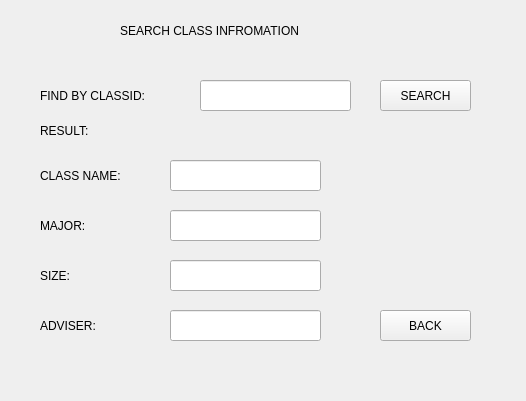
<?xml version="1.0" encoding="UTF-8"?>
<ui version="4.0">
 <class>findclass</class>
 <widget class="QWidget" name="findclass">
  <property name="geometry">
   <rect>
    <x>0</x>
    <y>0</y>
    <width>526</width>
    <height>401</height>
   </rect>
  </property>
  <property name="windowTitle">
   <string>Form</string>
  </property>
  <widget class="QLabel" name="label">
   <property name="geometry">
    <rect>
     <x>40</x>
     <y>80</y>
     <width>151</width>
     <height>31</height>
    </rect>
   </property>
   <property name="text">
    <string>FIND BY CLASSID:</string>
   </property>
  </widget>
  <widget class="QLineEdit" name="stu_find_classidIlineEdit">
   <property name="geometry">
    <rect>
     <x>200</x>
     <y>80</y>
     <width>151</width>
     <height>31</height>
    </rect>
   </property>
  </widget>
  <widget class="QLabel" name="label_2">
   <property name="geometry">
    <rect>
     <x>40</x>
     <y>160</y>
     <width>101</width>
     <height>31</height>
    </rect>
   </property>
   <property name="text">
    <string>CLASS NAME:</string>
   </property>
  </widget>
  <widget class="QLabel" name="label_3">
   <property name="geometry">
    <rect>
     <x>40</x>
     <y>210</y>
     <width>91</width>
     <height>31</height>
    </rect>
   </property>
   <property name="text">
    <string>MAJOR:</string>
   </property>
  </widget>
  <widget class="QLabel" name="label_4">
   <property name="geometry">
    <rect>
     <x>40</x>
     <y>260</y>
     <width>71</width>
     <height>31</height>
    </rect>
   </property>
   <property name="text">
    <string>SIZE:</string>
   </property>
  </widget>
  <widget class="QLabel" name="label_5">
   <property name="geometry">
    <rect>
     <x>40</x>
     <y>310</y>
     <width>81</width>
     <height>31</height>
    </rect>
   </property>
   <property name="text">
    <string>ADVISER:</string>
   </property>
  </widget>
  <widget class="QLineEdit" name="stu_find_class_namelineEdit">
   <property name="geometry">
    <rect>
     <x>170</x>
     <y>160</y>
     <width>151</width>
     <height>31</height>
    </rect>
   </property>
  </widget>
  <widget class="QLineEdit" name="stu_find_class_majorlineEdit">
   <property name="geometry">
    <rect>
     <x>170</x>
     <y>210</y>
     <width>151</width>
     <height>31</height>
    </rect>
   </property>
  </widget>
  <widget class="QLineEdit" name="stu_find_class_numlineEdit">
   <property name="geometry">
    <rect>
     <x>170</x>
     <y>260</y>
     <width>151</width>
     <height>31</height>
    </rect>
   </property>
  </widget>
  <widget class="QLabel" name="label_7">
   <property name="geometry">
    <rect>
     <x>40</x>
     <y>120</y>
     <width>121</width>
     <height>21</height>
    </rect>
   </property>
   <property name="text">
    <string>RESULT:</string>
   </property>
  </widget>
  <widget class="QPushButton" name="stu_find_classqueryButton">
   <property name="geometry">
    <rect>
     <x>380</x>
     <y>80</y>
     <width>91</width>
     <height>31</height>
    </rect>
   </property>
   <property name="text">
    <string>SEARCH</string>
   </property>
  </widget>
  <widget class="QPushButton" name="stu_findclassbackButton">
   <property name="geometry">
    <rect>
     <x>380</x>
     <y>310</y>
     <width>91</width>
     <height>31</height>
    </rect>
   </property>
   <property name="text">
    <string>BACK</string>
   </property>
  </widget>
  <widget class="QLineEdit" name="stu_find_class_instructorlineEdit">
   <property name="geometry">
    <rect>
     <x>170</x>
     <y>310</y>
     <width>151</width>
     <height>31</height>
    </rect>
   </property>
  </widget>
  <widget class="QLabel" name="label_6">
   <property name="geometry">
    <rect>
     <x>120</x>
     <y>10</y>
     <width>351</width>
     <height>41</height>
    </rect>
   </property>
   <property name="styleSheet">
    <string notr="true">font: 75 18pt &quot;Consolas&quot;;</string>
   </property>
   <property name="text">
    <string>SEARCH CLASS INFROMATION</string>
   </property>
  </widget>
 </widget>
 <resources/>
 <connections/>
</ui>
